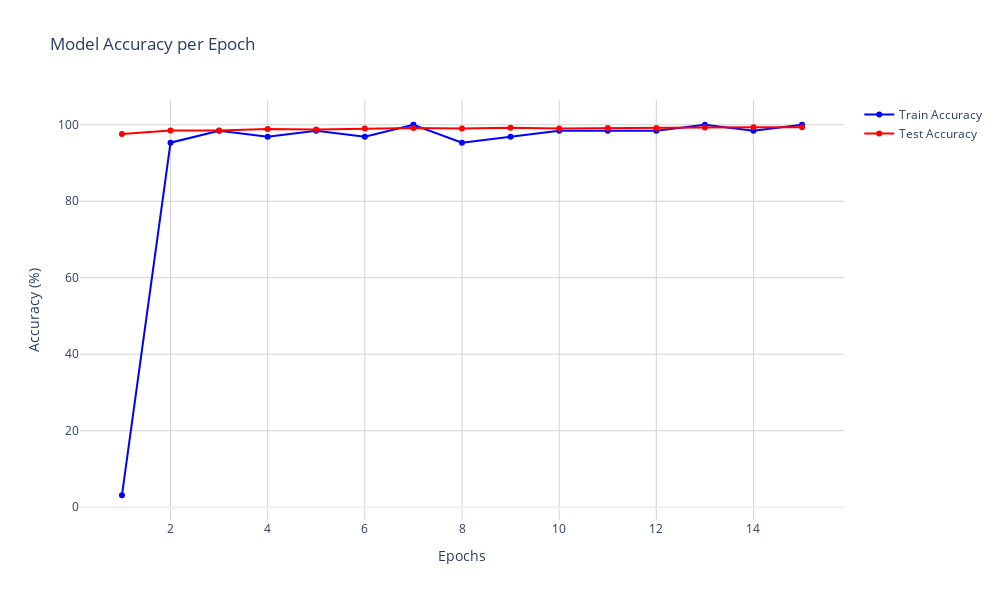

Source (notebook cell):
### Markdown cell above
## Plots

### Code cell
import plotly.graph_objects as go
from plotly.subplots import make_subplots
# Calculate epoch-level training accuracy
train_acc_epoch = []
for i in range(0, len(train_acc), len(train_loader)):
   train_acc_epoch.append(train_acc[i])
# Create figure
fig = go.Figure()
# Add traces for training and test accuracy
fig.add_trace(
   go.Scatter(
       x=list(range(1, params.num_epochs + 1)),
       y=train_acc_epoch,
       mode='lines+markers',
       name='Train Accuracy',
       line=dict(color='blue')
   )
)
fig.add_trace(
   go.Scatter(
       x=list(range(1, params.num_epochs + 1)),
       y=test_acc,
       mode='lines+markers',
       name='Test Accuracy',
       line=dict(color='red')
   )
)
# Update layout
fig.update_layout(
   title='Model Accuracy per Epoch',
   xaxis_title='Epochs',
   yaxis_title='Accuracy (%)',
   hovermode='x unified',
   template='plotly_white',
   width=1000,
   height=600
)
# Add grid
fig.update_xaxes(showgrid=True, gridwidth=1, gridcolor='LightGray')
fig.update_yaxes(showgrid=True, gridwidth=1, gridcolor='LightGray')
fig.show()

### Figure 1 — Plotly figure (JSON) as saved in the notebook; plotly's stock layout.template omitted (floating-point values rounded to 4 significant figures)
{"data": [{"line": {"color": "blue"}, "mode": "lines+markers", "name": "Train Accuracy", "type": "scatter", "x": [1, 2, 3, 4, 5, 6, 7, 8, 9, 10, 11, 12, 13, 14, 15], "y": [3.125, 95.31, 98.44, 96.88, 98.44, 96.88, 100, 95.31, 96.88, 98.44, 98.44, 98.44, 100, 98.44, 100]}, {"line": {"color": "red"}, "mode": "lines+markers", "name": "Test Accuracy", "type": "scatter", "x": [1, 2, 3, 4, 5, 6, 7, 8, 9, 10, 11, 12, 13, 14, 15], "y": [97.61, 98.51, 98.48, 98.88, 98.76, 99.02, 99.12, 99, 99.2, 99.02, 99.15, 99.15, 99.29, 99.34, 99.33]}], "layout": {"height": 600, "hovermode": "x unified", "title": {"text": "Model Accuracy per Epoch"}, "width": 1000, "xaxis": {"gridcolor": "LightGray", "gridwidth": 1, "showgrid": true, "title": {"text": "Epochs"}}, "yaxis": {"gridcolor": "LightGray", "gridwidth": 1, "showgrid": true, "title": {"text": "Accuracy (%)"}}}}
